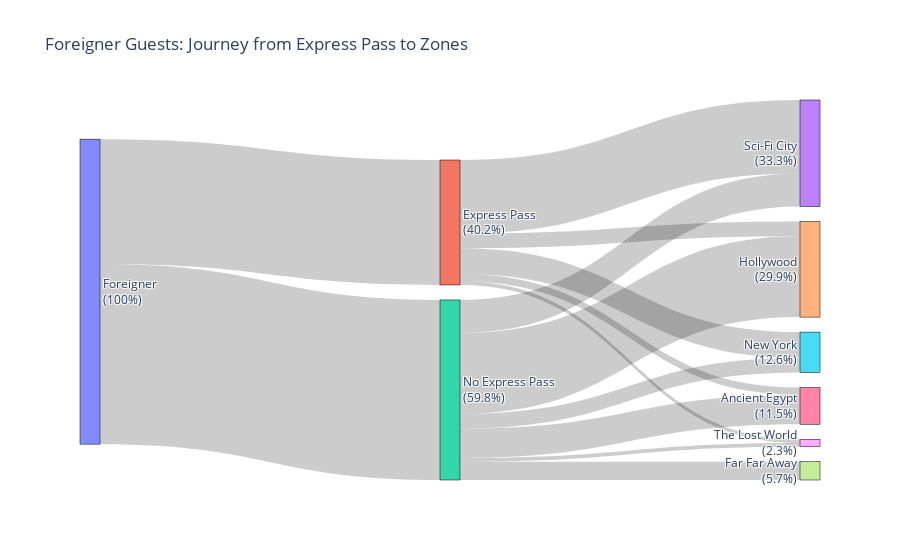

Notebook source saved alongside this figure:
### Markdown cell above
Sankey Diagram <br />  Foreigner Guests: Journey from Express Pass to Zones

### Code cell
import pandas as pd
import plotly.graph_objects as go

# Load the dataset
file_path = r'../data/Updated_Theme_Parks_Survey_Responses 5.csv'
df = pd.read_csv(file_path)

# Define the categorical order for theme park zones according to your specified order (removed Madagascar)
zone_order = ["Sci-Fi City", "Hollywood", "New York", "Ancient Egypt", "Far Far Away", "The Lost World"]

# Filter only for "Foreigner" guests
foreigner_df = df[df['Nationality'] == 'foreigner']

# Total foreigner responses to calculate percentages
total_foreigner_responses = len(foreigner_df)

# Define labels for the Sankey diagram
labels = [
    "Foreigner",  # This will be 100%
    "Express Pass", "No Express Pass"
] + zone_order  # Using the updated zone order without Madagascar

# Map labels to index positions for `source` and `target`
label_indices = {label: idx for idx, label in enumerate(labels)}

# Prepare flow data
flow_counts = {}

# Loop through each foreign guest in the filtered dataframe
for index, row in foreigner_df.iterrows():
    # Express Pass Usage
    express_pass_index = 1 if row['express_pass_purchase'] == "Yes" else 2
    
    # Theme Park Zones (identify first visited zone)
    zone_index = None
    for zone in zone_order:
        if row.get(f'Rank the following theme park zones based on the order in which you visited them. [{zone}]') == "1st":
            zone_index = label_indices[zone]
            break

    # Ensure zone_index is assigned
    if zone_index is None:
        continue  # Skip this iteration if no zone is found

    # Append flows for nationality to express pass and then to zones
    # Create flow keys to count occurrences
    flow_key_express_pass = (label_indices["Foreigner"], express_pass_index)
    flow_key_zone = (express_pass_index, zone_index)

    # Count the flows for nationality to express pass
    if flow_key_express_pass in flow_counts:
        flow_counts[flow_key_express_pass] += 1
    else:
        flow_counts[flow_key_express_pass] = 1

    # Count the flows for express pass to theme park zones
    if flow_key_zone in flow_counts:
        flow_counts[flow_key_zone] += 1
    else:
        flow_counts[flow_key_zone] = 1

# Prepare source, target, and values lists for the Sankey diagram
source = []
target = []
values = []

# Calculate percentages and update labels
labels_with_percentages = []

# Set "Foreigner" as 100% in the first node
labels_with_percentages.append(f"Foreigner<br>(100%)")

# Calculate percentage for "Express Pass" and "No Express Pass"
express_pass_count = foreigner_df['express_pass_purchase'].value_counts().get("Yes", 0)
express_pass_percentage = (express_pass_count / total_foreigner_responses) * 100
labels_with_percentages.append(f"Express Pass<br>({express_pass_percentage:.1f}%)")

no_express_pass_count = foreigner_df['express_pass_purchase'].value_counts().get("No", 0)
no_express_pass_percentage = (no_express_pass_count / total_foreigner_responses) * 100
labels_with_percentages.append(f"No Express Pass<br>({no_express_pass_percentage:.1f}%)")

# Add the rest of the labels (zones) with percentages
for zone in zone_order:
    zone_column = f'Rank the following theme park zones based on the order in which you visited them. [{zone}]'
    zone_count = foreigner_df[zone_column].value_counts().get("1st", 0)
    zone_percentage = (zone_count / total_foreigner_responses) * 100
    labels_with_percentages.append(f"{zone}<br>({zone_percentage:.1f}%)")

# Now append the flows with values
for (src, tgt), val in flow_counts.items():
    source.append(src)
    target.append(tgt)
    values.append(val)

# Define the node and link data for Sankey
fig = go.Figure(go.Sankey(
    node=dict(
        pad=15,
        thickness=20,
        line=dict(color="black", width=0.5),
        label=labels_with_percentages  # Use labels with percentages
    ),
    link=dict(
        source=source,
        target=target,
        value=values
    )
))

# Add title and show figure
fig.update_layout(title_text="Foreigner Guests: Journey from Express Pass to Zones", font_size=12)
fig.show()

### Figure 1 — Plotly figure (JSON) as saved in the notebook; plotly's stock layout.template omitted (floating-point values rounded to 4 significant figures)
{"data": [{"link": {"source": [0, 2, 2, 0, 1, 2, 2, 2, 1, 1, 2, 1, 1], "target": [2, 4, 3, 1, 3, 7, 6, 5, 4, 5, 8, 6, 8], "value": [49, 22, 9, 34, 20, 5, 8, 4, 4, 7, 1, 2, 1]}, "node": {"label": ["Foreigner<br>(100%)", "Express Pass<br>(40.2%)", "No Express Pass<br>(59.8%)", "Sci-Fi City<br>(33.3%)", "Hollywood<br>(29.9%)", "New York<br>(12.6%)", "Ancient Egypt<br>(11.5%)", "Far Far Away<br>(5.7%)", "The Lost World<br>(2.3%)"], "line": {"color": "black", "width": 0.5}, "pad": 15, "thickness": 20}, "type": "sankey"}], "layout": {"font": {"size": 12}, "title": {"text": "Foreigner Guests: Journey from Express Pass to Zones"}}}
